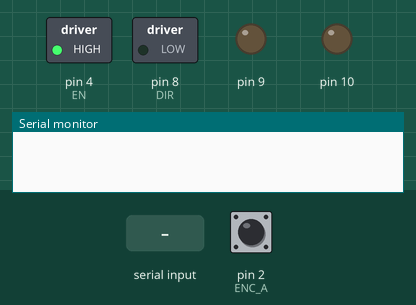
This program was run on a simulated Arduino Uno, built with avr-gcc and run on an emulated ATmega328P. On the bench: switched loads named in the program (green lamp = pin HIGH), output pins drawn as LEDs (lit = HIGH), the last lines printed to the serial monitor. The test bench sets the inputs (shaded band); at power-on: pin 2 (ENC_A) HIGH.

Above: at 1.2 s.
1.3 s: byte 30 received over Serial
At 2.0 s:
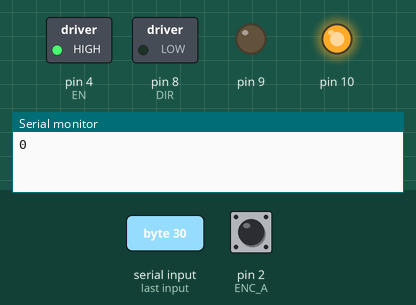
Timing chart, 0 to 4.3 s (numbered marks = the images above; inputs shaded):
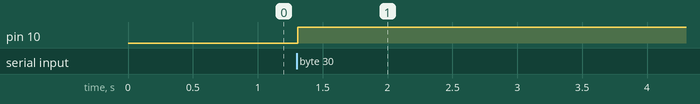

Measured:
- after the input at 1.3 s, pin 10: LOW → HIGH at once

The program:

main.cpp
```cpp
#include <Arduino.h>
//#include <Encoder.h>

#define PULSES_PER_REVOLUTION 800

#define ENC_A 2 // interrupt pin
#define ENC_B 5
#define EN 4

#define DIR 8

#define DEADBAND 10

#define Kp 850
#define Ki 10
#define Kd 8UL

//////////////GLOBALS////////////////
int32_t targetPosition = 0;
int32_t position = 0;
int32_t num = 0;

bool DataRead;
byte data;

//////////////HEADERS////////////////
// ISR that runs whenever a pin change occurs on ENC_A pin
// Increments/decrements position
void encoderISR();

// Sets the motor to speed specified by motorPower
// motorPower should be a signed int between 0xFFFF and -0xFFFF
void setMotor(int32_t motorPower);

// Clamps value between the max and min
int32_t clamp(int32_t value, int32_t maximum, int32_t minimum);
//////////////END HEADERS////////////////

//////////////FUNCTIONS////////////////
void setup() {
  Serial.begin(115200);

  // put your setup code here, to run once:
  // Set the encoder pins to input
  pinMode(ENC_A, INPUT);
  pinMode(ENC_B, INPUT);
  pinMode(EN, OUTPUT);

  // Set the motor pins to output
  // Pins 9 and 10 are the outputs for timer 1
  pinMode(9, OUTPUT);
  pinMode(10, OUTPUT);
  pinMode(DIR, OUTPUT);

  digitalWrite(EN, HIGH);

  // Set interrupt
  attachInterrupt(digitalPinToInterrupt(ENC_A), encoderISR, RISING);

  // Configure timer 1
  // 16-bit normal PWM output on channels A and B
  // No prescaler
  TCCR1A = (TCCR1A & ~(0b11110011)) | (1 << COM1A1) | (1 << COM1B1) | (1 << WGM11);
  TCCR1B = (TCCR1B & ~(0b00011111)) | (1 << CS10) | (1 << WGM13);
  ICR1 = 0xFFFF;
}


/////////////////////////////////////////////////
////////////////////MAIN/////////////////////////
/////////////////////////////////////////////////
void loop() {

  // COMM
  if(DataRead){
    if(data) targetPosition = (int32_t)(data - 1)*PULSES_PER_REVOLUTION/4;
    Serial.println(position);
    DataRead = false;
  }

  // put your main code here, to run repeatedly:
  static int32_t errorIntegral = 0;
  static uint32_t lastTime = 0;
  static int32_t lastPositionError = 0;
  int32_t motorPower;
  static uint32_t lastSentTime = 0;

  // Send thecurrent position of the motor every 100ms
  /*if(millis() - lastSentTime > 100){
    Serial.print(String(position));
    lastSentTime = millis();
  }*/

  // deltaTime is time since the last loop
  // Used for integral and derivitive approximation
  uint32_t deltaTime = millis() - lastTime;
  lastTime = millis();

  // Integrate the position error
  errorIntegral += ((targetPosition - position)*((int32_t)deltaTime));

  // Calculate the motor power from pid constants
  motorPower = Kp*(targetPosition - position) + (Ki*errorIntegral)/1000 + (Kd*8000UL*((targetPosition - position) - (lastPositionError)))/((int32_t)deltaTime);

  if(abs(targetPosition - position) < DEADBAND){
    motorPower = 0;
  }

  // Set the previous position error for the D term
  lastPositionError = targetPosition - position;

  // Update the motor
  setMotor(motorPower);
} //END LOOP


// COMM
void serialEvent(){
  if(Serial.available() > 0){
    data = Serial.read();
    DataRead = true;
  }
  Serial.flush();
}

void setMotor(int32_t motorPower){
  // Make sure motor power is within appropriate bounds
  motorPower = clamp(motorPower, 65535, -65535);

  // Set output pins
  if(motorPower >= 0){
    OCR1B = (uint16_t)motorPower;
    digitalWrite(DIR, LOW);
  }else{
    motorPower = -motorPower;
    OCR1B = (uint16_t)motorPower;
    digitalWrite(DIR, HIGH);
  }
}

int32_t clamp(int32_t value, int32_t maximum, int32_t minimum){
  if(value > maximum){
    return maximum;
  }else if(value < minimum){
    return minimum;
  }
  return value;
}

void encoderISR(){
  if(digitalRead(ENC_B)) position++;
  else position--;
}

//////////////END FUNCTIONS////////////////
```
